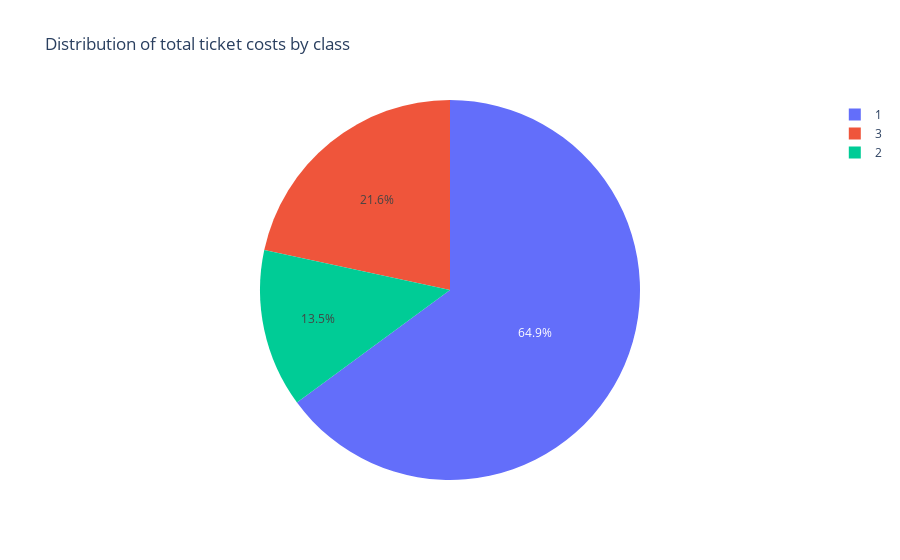

Source (notebook cell):
### Code cell
def pie_chart(dataframe: pd.DataFrame):
    fare_by_class = dataframe.groupby('Pclass', observed=True)['Fare'].sum().reset_index()
    graph = px.pie(fare_by_class, names='Pclass', values='Fare',
                title='Distribution of total ticket costs by class')
    graph.show()

pie_chart(dataframe)

### Figure 1 — Plotly figure (JSON) as saved in the notebook; plotly's stock layout.template omitted (floating-point values rounded to 4 significant figures)
{"data": [{"domain": {"x": [0, 1], "y": [0, 1]}, "hovertemplate": "Pclass=%{label}<br>Fare=%{value}<extra></extra>", "labels": [1, 2, 3], "legendgroup": "", "name": "", "showlegend": true, "type": "pie", "values": [28270.0, 5867.0, 9418.0]}], "layout": {"legend": {"tracegroupgap": 0}, "title": {"text": "Distribution of total ticket costs by class"}}}
